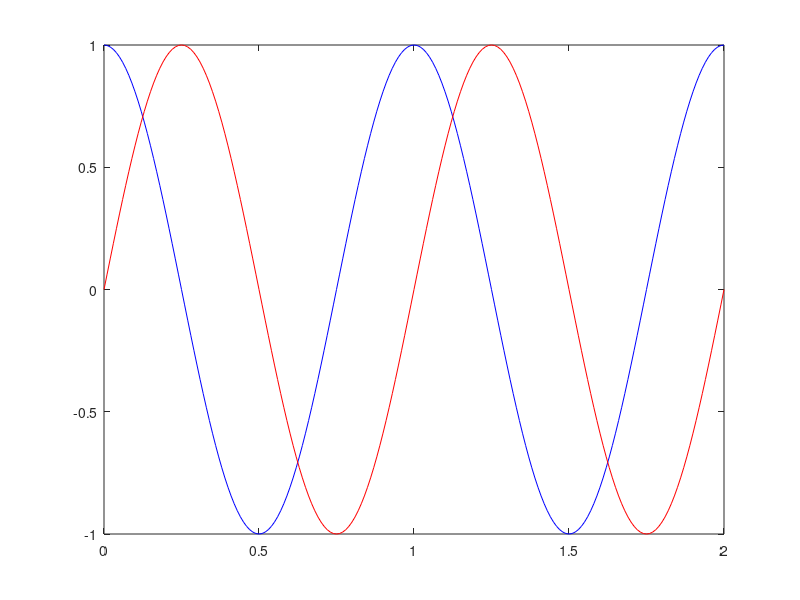

The MATLAB source for this figure:
A = 1;
F = 1;
Ph = 0;

t = linspace(0,2,201);
y = A*exp(1j*((2*pi*F*t)+Ph));

plot(t,real(y),'color',[0 0 1])
hold on
plot(t,imag(y),'color',[1 0 0])
hold off